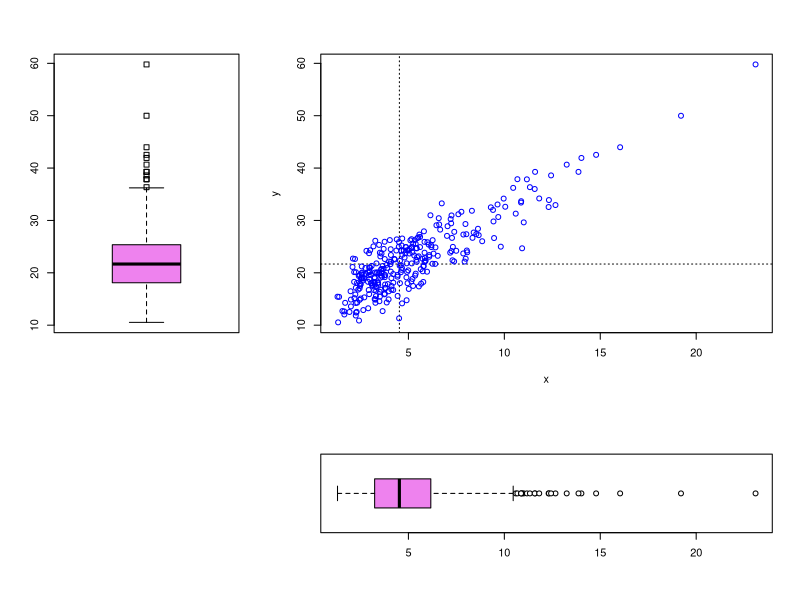

Source code (R):
png("plot-ex05.png", width = 600) #открываем файл для сохранения или создаем новый
set.seed(3)
x <- rt(n = 300, df = 3, ncp = 4)
e <- rnorm(n = 300, mean = 0, sd = 3)
y <- 12 + 2*x + e
m.x <- median(x)
m.y <- median(y)
layout(matrix(c(1, 2, 2, 1, 2, 2, 3, 4, 4), 3, 3, byrow = T)) # задаем расположение графиков
boxplot(y, pch = 0, cex = 1, range = 1.5, col = "violet") # строим коробчатую диаграмму вдоль оси х
plot(x, y, abline(v = m.x, h = m.y, lty = 3), pch = 21, cex = 1, col = "blue") #строим график разброса
plot(x, y, xlab = "", ylab = "", axes = F, col = "white") #добавляем невидимый график, чтобы заполнить пространство в левом нижнем углу
boxplot(x, pch = 21, cex = 1, horizontal = TRUE, range = 1.5, col = "violet") # строим коробчатую диаграмму вдоль оси у
dev.off() #закрываем файл
